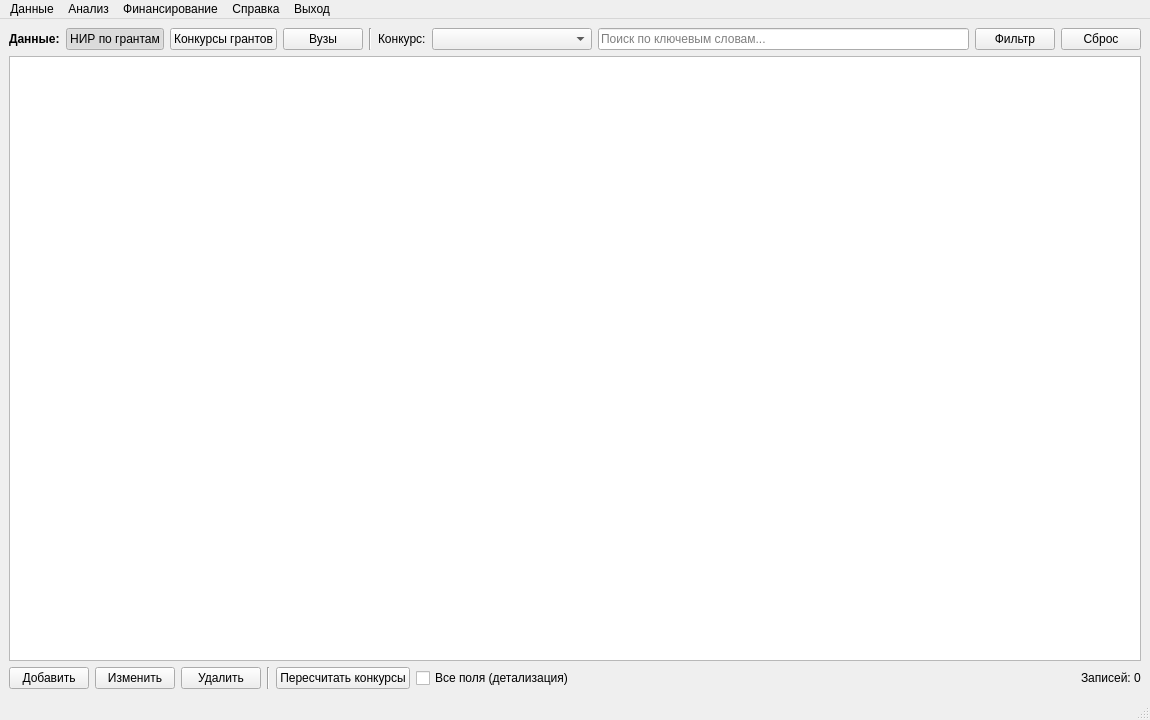
<?xml version="1.0" encoding="UTF-8"?>
<ui version="4.0">
 <class>MainWindow</class>
 <widget class="QMainWindow" name="MainWindow">
  <property name="geometry">
   <rect>
    <x>0</x>
    <y>0</y>
    <width>1150</width>
    <height>720</height>
   </rect>
  </property>
  <property name="minimumSize">
   <size>
    <width>950</width>
    <height>550</height>
   </size>
  </property>
  <property name="windowTitle">
   <string>Сопровождение конкурсов грантов НИР — МЭИ</string>
  </property>
  <widget class="QWidget" name="centralWidget">
   <layout class="QVBoxLayout" name="verticalLayout">
    <property name="spacing">
     <number>6</number>
    </property>
    <property name="leftMargin">
     <number>9</number>
    </property>
    <property name="topMargin">
     <number>9</number>
    </property>
    <property name="rightMargin">
     <number>9</number>
    </property>
    <property name="bottomMargin">
     <number>9</number>
    </property>
    <item>
     <layout class="QHBoxLayout" name="navLayout">
      <item>
       <widget class="QLabel" name="lblNav">
        <property name="text">
         <string>&lt;b&gt;Данные:&lt;/b&gt;</string>
        </property>
       </widget>
      </item>
      <item>
       <widget class="QPushButton" name="btnNavProjects">
        <property name="text">
         <string>НИР по грантам</string>
        </property>
        <property name="checkable">
         <bool>true</bool>
        </property>
        <property name="checked">
         <bool>true</bool>
        </property>
       </widget>
      </item>
      <item>
       <widget class="QPushButton" name="btnNavCompetitions">
        <property name="text">
         <string>Конкурсы грантов</string>
        </property>
        <property name="checkable">
         <bool>true</bool>
        </property>
       </widget>
      </item>
      <item>
       <widget class="QPushButton" name="btnNavUniversities">
        <property name="text">
         <string>Вузы</string>
        </property>
        <property name="checkable">
         <bool>true</bool>
        </property>
       </widget>
      </item>
      <item>
       <widget class="Line" name="lineSep1">
        <property name="orientation">
         <enum>Qt::Orientation::Vertical</enum>
        </property>
       </widget>
      </item>
      <item>
       <widget class="QLabel" name="lblKonkFilter">
        <property name="text">
         <string>Конкурс:</string>
        </property>
       </widget>
      </item>
      <item>
       <widget class="QComboBox" name="comboKonkFilter">
        <property name="minimumSize">
         <size>
          <width>160</width>
          <height>0</height>
         </size>
        </property>
       </widget>
      </item>
      <item>
       <widget class="QLineEdit" name="editSearch">
        <property name="placeholderText">
         <string>Поиск по ключевым словам...</string>
        </property>
        <property name="clearButtonEnabled">
         <bool>true</bool>
        </property>
       </widget>
      </item>
      <item>
       <widget class="QPushButton" name="btnFilter">
        <property name="text">
         <string>Фильтр</string>
        </property>
       </widget>
      </item>
      <item>
       <widget class="QPushButton" name="btnReset">
        <property name="text">
         <string>Сброс</string>
        </property>
       </widget>
      </item>
     </layout>
    </item>
    <item>
     <widget class="QTableView" name="tableView">
      <property name="alternatingRowColors">
       <bool>true</bool>
      </property>
      <property name="selectionMode">
       <enum>QAbstractItemView::SelectionMode::SingleSelection</enum>
      </property>
      <property name="selectionBehavior">
       <enum>QAbstractItemView::SelectionBehavior::SelectRows</enum>
      </property>
      <property name="sortingEnabled">
       <bool>true</bool>
      </property>
     </widget>
    </item>
    <item>
     <layout class="QHBoxLayout" name="actionsLayout">
      <item>
       <widget class="QPushButton" name="btnAdd">
        <property name="text">
         <string>Добавить</string>
        </property>
       </widget>
      </item>
      <item>
       <widget class="QPushButton" name="btnEdit">
        <property name="text">
         <string>Изменить</string>
        </property>
       </widget>
      </item>
      <item>
       <widget class="QPushButton" name="btnDelete">
        <property name="text">
         <string>Удалить</string>
        </property>
       </widget>
      </item>
      <item>
       <widget class="Line" name="lineSep2">
        <property name="orientation">
         <enum>Qt::Orientation::Vertical</enum>
        </property>
       </widget>
      </item>
      <item>
       <widget class="QPushButton" name="btnRecalculate">
        <property name="text">
         <string>Пересчитать конкурсы</string>
        </property>
       </widget>
      </item>
      <item>
       <widget class="QCheckBox" name="chkDetailedFields">
        <property name="text">
         <string>Все поля (детализация)</string>
        </property>
        <property name="toolTip">
         <string>Отображать поквартальное финансирование и регалии руководителя</string>
        </property>
       </widget>
      </item>
      <item>
       <spacer name="horizontalSpacer">
        <property name="orientation">
         <enum>Qt::Orientation::Horizontal</enum>
        </property>
        <property name="sizeHint" stdset="0">
         <size>
          <width>40</width>
          <height>20</height>
         </size>
        </property>
       </spacer>
      </item>
      <item>
       <widget class="QLabel" name="lblStats">
        <property name="text">
         <string>Записей: 0</string>
        </property>
       </widget>
      </item>
     </layout>
    </item>
   </layout>
  </widget>
  <widget class="QMenuBar" name="menubar">
   <property name="geometry">
    <rect>
     <x>0</x>
     <y>0</y>
     <width>1150</width>
     <height>24</height>
    </rect>
   </property>
   <widget class="QMenu" name="menuData">
    <property name="title">
     <string>Данные</string>
    </property>
    <addaction name="actionProjects"/>
    <addaction name="actionCompetitions"/>
    <addaction name="actionUniversities"/>
   </widget>
   <widget class="QMenu" name="menuAnalysis">
    <property name="title">
     <string>Анализ</string>
    </property>
    <addaction name="actionAnalysisVuz"/>
    <addaction name="actionAnalysisKonk"/>
    <addaction name="actionAnalysisRegion"/>
   </widget>
   <widget class="QMenu" name="menuFunding">
    <property name="title">
     <string>Финансирование</string>
    </property>
    <addaction name="actionFundingOrder"/>
    <addaction name="actionFundingStatement"/>
    <addaction name="separator"/>
    <addaction name="actionResetFunding"/>
   </widget>
   <widget class="QMenu" name="menuHelp">
    <property name="title">
     <string>Справка</string>
    </property>
    <addaction name="actionAbout"/>
   </widget>
   <widget class="QMenu" name="menuExit">
    <property name="title">
     <string>Выход</string>
    </property>
    <addaction name="actionExit"/>
   </widget>
   <addaction name="menuData"/>
   <addaction name="menuAnalysis"/>
   <addaction name="menuFunding"/>
   <addaction name="menuHelp"/>
   <addaction name="menuExit"/>
  </widget>
  <widget class="QStatusBar" name="statusbar"/>
  <action name="actionProjects">
   <property name="text">
    <string>НИР по грантам</string>
   </property>
  </action>
  <action name="actionCompetitions">
   <property name="text">
    <string>Конкурсы грантов</string>
   </property>
  </action>
  <action name="actionUniversities">
   <property name="text">
    <string>Вузы</string>
   </property>
  </action>
  <action name="actionAnalysisVuz">
   <property name="text">
    <string>Распределение НИР по вузам</string>
   </property>
  </action>
  <action name="actionAnalysisKonk">
   <property name="text">
    <string>Распределение НИР по конкурсам</string>
   </property>
  </action>
  <action name="actionAnalysisRegion">
   <property name="text">
    <string>Распределение НИР по регионам</string>
   </property>
  </action>
  <action name="actionFundingOrder">
   <property name="text">
    <string>Выпуск распоряжения о финансировании...</string>
   </property>
  </action>
  <action name="actionFundingStatement">
   <property name="text">
    <string>Ведомость финансирования по вузам...</string>
   </property>
  </action>
  <action name="actionResetFunding">
   <property name="text">
    <string>Сбросить финансирование (в 0)</string>
   </property>
  </action>
  <action name="actionAbout">
   <property name="text">
    <string>О программе</string>
   </property>
  </action>
  <action name="actionExit">
   <property name="text">
    <string>Выход</string>
   </property>
  </action>
 </widget>
 <resources/>
 <connections/>
</ui>
